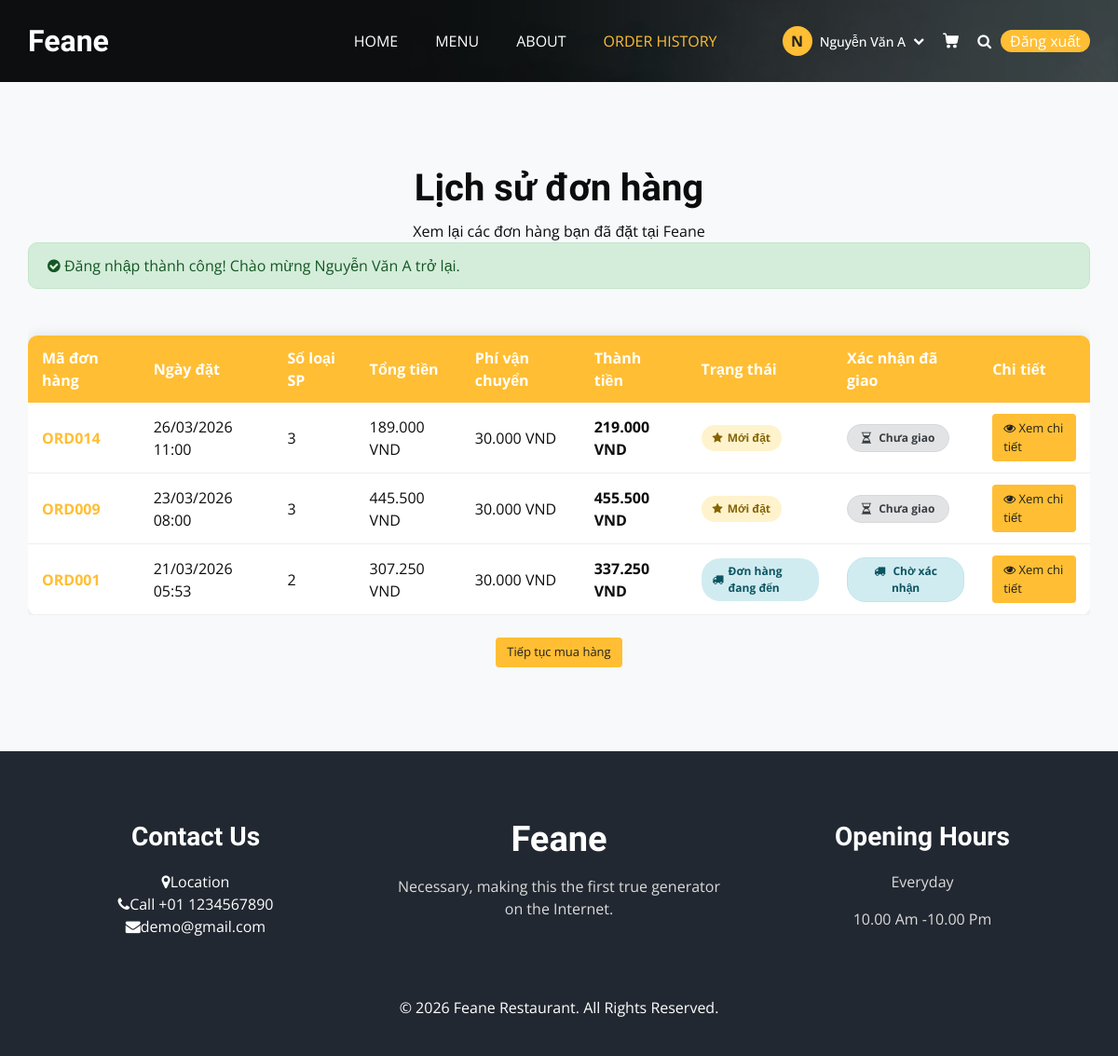
Before: /order_history.php (signed in) with the older database file.
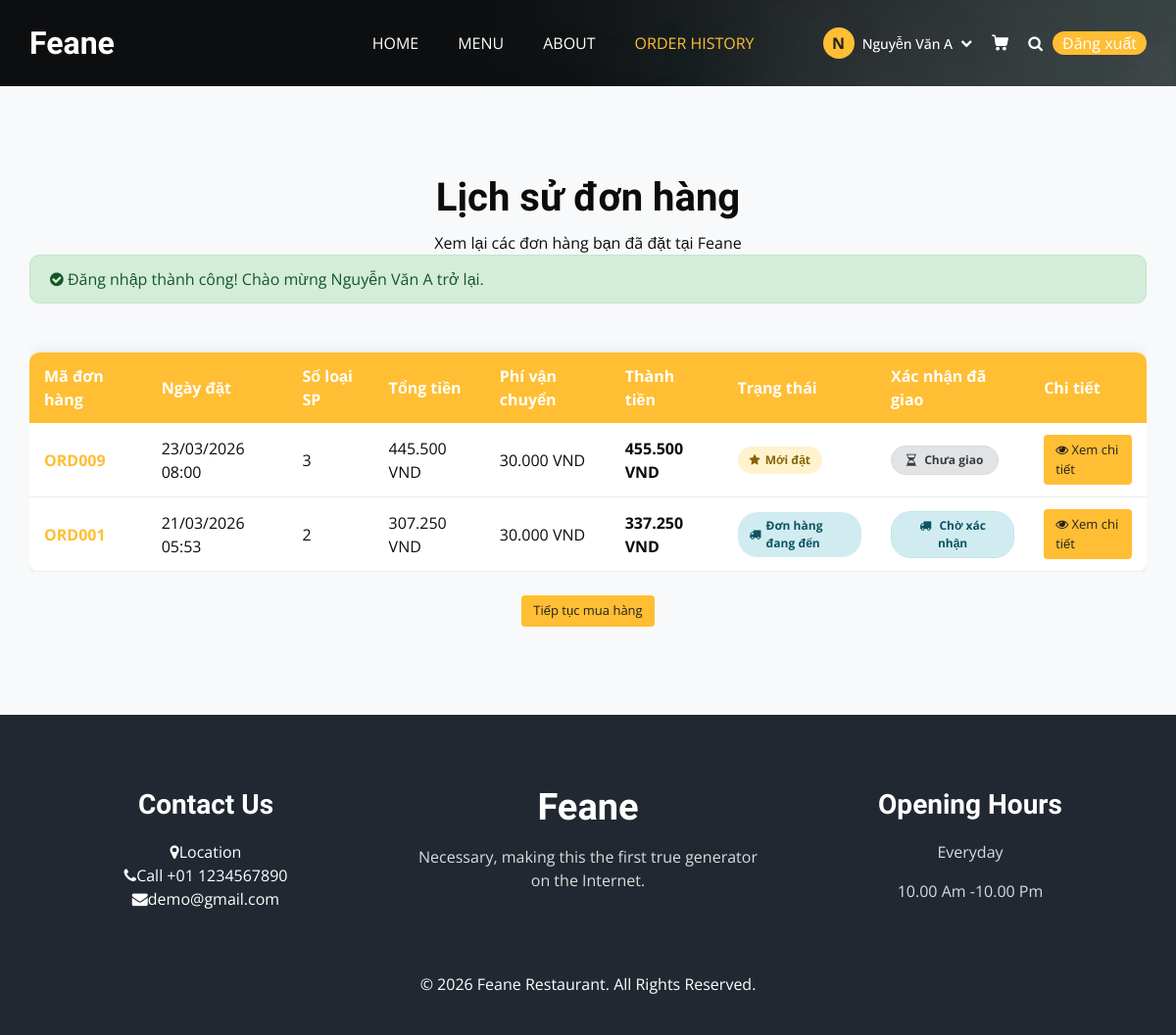
After: the same page with the newer database file.
### tables this page shows
CREATE TABLE `users` (
  `id` int(11) NOT NULL,
  `full_name` varchar(100) NOT NULL,
  `username` varchar(50) NOT NULL,
  `email` varchar(100) NOT NULL,
  `phone` varchar(20) DEFAULT NULL,
  `password` varchar(255) NOT NULL,
  `address` varchar(255) DEFAULT NULL,
  `birthday` date DEFAULT NULL,
  `register_date` date NOT NULL,
  `role` enum('admin','user') DEFAULT 'user',
  `status` enum('active','locked','inactive') DEFAULT 'active',
  `notes` text DEFAULT NULL,
  `avatar` varchar(255) DEFAULT NULL,
  `last_login` datetime DEFAULT NULL,
  `created_at` timestamp NOT NULL DEFAULT current_timestamp(),
  `updated_at` timestamp NOT NULL DEFAULT current_timestamp() ON UPDATE current_timestamp()
);

CREATE TABLE `orders` (
  `id` int(11) NOT NULL,
  `order_code` varchar(20) NOT NULL,
  `user_id` int(11) DEFAULT NULL,
  `customer_name` varchar(100) NOT NULL,
  `customer_phone` varchar(20) DEFAULT NULL,
  `customer_email` varchar(100) DEFAULT NULL,
  `customer_address` varchar(255) DEFAULT NULL,
  `order_date` date NOT NULL,
  `total_amount` decimal(10,2) NOT NULL,
  `shipping_fee` decimal(10,2) DEFAULT 0.00,
  `discount` decimal(10,2) DEFAULT 0.00,
  `final_amount` decimal(10,2) NOT NULL,
  `status` enum('pending','confirmed','shipped','cancelled') DEFAULT 'pending',
  `payment_method` varchar(50) DEFAULT NULL,
  `notes` text DEFAULT NULL,
  `created_at` timestamp NOT NULL DEFAULT current_timestamp(),
  `updated_at` timestamp NOT NULL DEFAULT current_timestamp() ON UPDATE current_timestamp()
);

### order_history.php (the view, shortened to what this page needs)
<?php
require_once 'includes/db_connection.php';
$user_id = $_SESSION['user_id'];
$success_message = '';
if (isset($_SESSION['success'])) {
    $success_message = $_SESSION['success'];
}
$user_info = null;
try {
    $stmt = $pdo->prepare("SELECT id, username, full_name, email FROM users WHERE id = ?");
    $stmt->execute([$user_id]);
    $user_info = $stmt->fetch(PDO::FETCH_ASSOC);
} catch (PDOException $e) {
}
$page = isset($_GET['page']) ? (int)$_GET['page'] : 1;
$limit = 10;
$offset = ($page - 1) * $limit;
$sql = "
    SELECT o.*,
           (SELECT COUNT(*) FROM order_details WHERE order_id = o.id) as item_count
    FROM orders o
    WHERE o.user_id = ?
    ORDER BY o.created_at DESC
    LIMIT ? OFFSET ?
";
$stmt = $pdo->prepare($sql);
$stmt->bindValue(1, $user_id, PDO::PARAM_INT);
$stmt->bindValue(2, $limit, PDO::PARAM_INT);
$stmt->bindValue(3, $offset, PDO::PARAM_INT);
$stmt->execute();
$orders = $stmt->fetchAll(PDO::FETCH_ASSOC);
function formatCurrency($amount) {
    return number_format($amount, 0, ',', '.') . ' VND';
}
function formatDate($date) {
    return date('d/m/Y H:i', strtotime($date));
}
function getStatusInfo($status) {
    $statuses = [
        'new' => ['class' => 'status-new', 'text' => 'Mới đặt', 'icon' => 'fa-star'],
        'confirmed' => ['class' => 'status-confirmed', 'text' => 'Đang chuẩn bị', 'icon' => 'fa-refresh'],
        'shipped' => ['class' => 'status-shipped', 'text' => 'Đơn hàng đang đến', 'icon' => 'fa-truck'],
        'delivered' => ['class' => 'status-delivered', 'text' => 'Đã giao hàng', 'icon' => 'fa-check-circle'],
        'cancelled' => ['class' => 'status-cancelled', 'text' => 'Đã hủy', 'icon' => 'fa-ban']
    ];
    return $statuses[$status] ?? ['class' => 'status-new', 'text' => 'Mới đặt', 'icon' => 'fa-star'];
}
function getConfirmationStatus($status, $order_id) {
    if ($status == 'shipped') {
        return '<span class="confirmation-status waiting"><i class="fa fa-truck"></i> Chờ xác nhận</span>';
    }
    return '<span class="confirmation-status not-available"><i class="fa fa-hourglass-half"></i> Chưa giao</span>';
}
?>
<!DOCTYPE html>
<html lang="vi">
<head>
    <link rel="stylesheet" type="text/css" href="css/bootstrap.css" />
    <link href="css/font-awesome.min.css" rel="stylesheet" />
    <link href="css/style.css" rel="stylesheet" />
    <link href="css/responsive.css" rel="stylesheet" />
</head>
<body class="sub_page">
<div class="hero_area">
    <div class="bg-box"><img src="images/hero-bg.jpg" alt=""></div>
    <header class="header_section">
        <div class="container">
            <nav class="navbar navbar-expand-lg custom_nav-container">
                <a class="navbar-brand" href="index.php"><span>Feane</span></a>
                <div class="collapse navbar-collapse" id="navbarSupportedContent">
                    <ul class="navbar-nav mx-auto">
                        <li class="nav-item"><a class="nav-link" href="index.php">HOME</a></li>
                        <li class="nav-item"><a class="nav-link" href="menu.php">MENU</a></li>
                        <li class="nav-item"><a class="nav-link" href="about.php">ABOUT</a></li>
                        <li class="nav-item active"><a class="nav-link" href="order_history.php">ORDER HISTORY</a></li>
                    </ul>
                    <div class="user_option">
                        <?php if (isset($_SESSION['user_id']) && $user_info): ?>
                            <div class="user-dropdown">
                                <button class="user-dropdown-btn" id="userDropdownBtn">
                                    <div class="user-icon"><?= strtoupper(substr($user_info['full_name'] ?? $user_info['username'], 0, 1)) ?></div>
                                    <span class="user-name"><?= htmlspecialchars($user_info['full_name'] ?: $user_info['username']) ?></span>
                                    <i class="fa fa-chevron-down" style="color: white; font-size: 12px;"></i>
                                </button>
                            </div>
                        <?php else: ?>
                            <a href="user/login.php" class="user_link"><i class="fa fa-user"></i></a>
                        <?php endif; ?>
                        <a class="cart_link" href="cart.php">
                        </a>
                        <a href="search.php" class="btn nav_search-btn"><i class="fa fa-search"></i></a>
                        <div class="order_online"><a href="user/logout.php" style="color: white;">Đăng xuất</a></div>
                    </div>
                </div>
            </nav>
        </div>
    </header>
</div>
<section class="food_section layout_padding">
    <div class="container">
        <div class="heading_container heading_center">
            <h2>Lịch sử đơn hàng</h2>
            <p>Xem lại các đơn hàng bạn đã đặt tại Feane</p>
        </div>
        <?php if ($success_message): ?>
        <div class="alert alert-success alert-custom" role="alert">
            <i class="fa fa-check-circle"></i> <?= htmlspecialchars($success_message) ?>
        </div>
        <?php endif; ?>
        <div class="order-history-container">
            <?php if (empty($orders)): ?>
                <div class="empty-order">
                    <i class="fa fa-shopping-basket"></i>
                    <h3>Bạn chưa có đơn hàng nào</h3>
                    <p>Hãy đặt món ngay để trải nghiệm ẩm thực tuyệt vời tại Feane!</p>
                    <a href="menu.php" class="btn-view" style="margin-top: 20px;">Xem thực đơn</a>
                </div>
            <?php else: ?>
                <div class="table-responsive">
                    <table class="order-table">
                        <thead>
                            <tr>
                                <th>Mã đơn hàng</th>
                                <th>Ngày đặt</th>
                                <th>Số loại SP</th>
                                <th>Tổng tiền</th>
                                <th>Phí vận chuyển</th>
                                <th>Thành tiền</th>
                                <th>Trạng thái</th>
                                <th>Xác nhận đã giao</th>
                                <th>Chi tiết</th>
                            </thead>
                        <tbody>
                            <?php foreach ($orders as $order):
                                $status_info = getStatusInfo($order['status']);
                                $final_amount = $order['final_amount'] ?? ($order['total_amount'] + ($order['shipping_fee'] ?? 0));
                            ?>
                             <tr>
                                 <td><a href="order_detail.php?id=<?= $order['id'] ?>" class="order-id-link"><?= htmlspecialchars($order['order_code'] ?? '#' . $order['id']) ?></a></td>
                                 <td><?= formatDate($order['created_at']) ?></td>
                                 <td><?= $order['item_count'] ?? 0 ?></td>
                                 <td><?= formatCurrency($order['total_amount']) ?></td>
                                 <td><?= formatCurrency($order['shipping_fee'] ?? 0) ?></td>
                                 <td><strong><?= formatCurrency($final_amount) ?></strong></td>
                                 <td>
                                    <span class="status <?= $status_info['class'] ?>">
                                        <i class="fa <?= $status_info['icon'] ?>"></i>
                                        <?= $status_info['text'] ?>
                                    </span>
                                 </td>
                                 <td>
                                    <?= getConfirmationStatus($order['status'], $order['id']) ?>
                                 </td>
                                 <td>
                                    <a href="order_detail.php?id=<?= $order['id'] ?>" class="btn-view">
                                        <i class="fa fa-eye"></i> Xem chi tiết
                                    </a>
                                 </td>
                             </tr>
                            <?php endforeach; ?>
                        </tbody>
                    </table>
                </div>
                <div class="text-center mt-4">
                    <a href="menu.php" class="btn-view">Tiếp tục mua hàng</a>
                </div>
            <?php endif; ?>
        </div>
    </div>
</section>
<footer class="footer_section">
    <div class="container">
        <div class="row">
            <div class="col-md-4 footer-col">
                <div class="footer_contact">
                    <h4>Contact Us</h4>
                    <div class="contact_link_box">
                        <div><i class="fa fa-map-marker"></i><span>Location</span></div>
                        <div><i class="fa fa-phone"></i><span>Call +01 1234567890</span></div>
                        <div><i class="fa fa-envelope"></i><span>demo@gmail.com</span></div>
                    </div>
                </div>
            </div>
            <div class="col-md-4 footer-col">
                <div class="footer_detail">
                    <a href="" class="footer-logo">Feane</a>
                    <p>Necessary, making this the first true generator on the Internet.</p>
                </div>
            </div>
            <div class="col-md-4 footer-col">
                <h4>Opening Hours</h4>
                <p>Everyday</p>
                <p>10.00 Am -10.00 Pm</p>
            </div>
        </div>
        <div class="footer-info">
            <p>&copy; <span id="displayYear"></span> Feane Restaurant. All Rights Reserved.</p>
        </div>
    </div>
</footer>
</body>
</html>

### css/style.css (style rules this page uses)
body { font-family: "Open Sans", sans-serif; color: #0c0c0c; background-color: #ffffff; overflow-x: hidden; }
.layout_padding { padding: 90px 0; }
h1, h2 { font-family: 'Dancing Script', cursive; }
.heading_container { display: -webkit-box; display: -ms-flexbox; display: flex; -webkit-box-orient: vertical; -webkit-box-direction: normal; -ms-flex-direction: column; flex-direction: column; -webkit-box-align: start; -ms-flex-align: start; align-items: flex-start; }
.heading_container h2 { position: relative; margin-bottom: 0; font-size: 2.5rem; font-weight: bold; }
.heading_container p { margin-top: 10px; margin-bottom: 0; }
.heading_container.heading_center { -webkit-box-align: center; -ms-flex-align: center; align-items: center; text-align: center; }
a, a:hover, a:focus { text-decoration: none; }
.btn, .btn:focus { outline: none !important; -webkit-box-shadow: none; box-shadow: none; }
.hero_area { position: relative; min-height: 100vh; display: -webkit-box; display: -ms-flexbox; display: flex; -webkit-box-orient: vertical; -webkit-box-direction: normal; -ms-flex-direction: column; flex-direction: column; }
.bg-box { position: absolute; top: 0; left: 0; width: 100%; height: 100%; }
.bg-box img { width: 100%; height: 100%; -o-object-fit: cover; object-fit: cover; }
.sub_page .hero_area { min-height: auto; }
.sub_page .hero_area .bg-box { position: absolute; top: 0; left: 0; width: 100%; height: 100%; }
.sub_page .hero_area .bg-box img { width: 100%; height: 100%; -o-object-fit: cover; object-fit: cover; -o-object-position: right top; object-position: right top; }
.header_section { padding: 15px 0; }
.navbar-brand { font-family: 'Dancing Script', cursive; }
.navbar-brand span { font-weight: bold; font-size: 32px; color: #ffffff; }
.custom_nav-container { padding: 0; }
.custom_nav-container .navbar-nav { padding-left: 18%; }
.custom_nav-container .navbar-nav .nav-item .nav-link { padding: 5px 20px; color: #ffffff; text-align: center; text-transform: uppercase; border-radius: 5px; -webkit-transition: all 0.3s; transition: all 0.3s; }
.custom_nav-container .navbar-nav .nav-item:hover .nav-link, .custom_nav-container .navbar-nav .nav-item.active .nav-link { color: #ffbe33; }
.custom_nav-container .nav_search-btn { width: auto; height: auto; padding: 0; border: none; color: #ffffff; margin: 0 10px; }
.user_option { display: -webkit-box; display: -ms-flexbox; display: flex; -webkit-box-align: center; -ms-flex-align: center; align-items: center; }
.user_option a { margin: 0 10px; }
.user_option .cart_link { display: -webkit-box; display: -ms-flexbox; display: flex; -webkit-box-pack: center; -ms-flex-pack: center; justify-content: center; -webkit-box-align: center; -ms-flex-align: center; align-items: center; }
.user_option .cart_link svg { width: 17px; height: auto; fill: #ffffff; margin-bottom: 2px; }
.user_option .order_online { display: inline-block; padding: -1px 30px; background-color: #ffbe33; color: #ffffff; border-radius: 45px; -webkit-transition: all 0.3s; transition: all 0.3s; border: none; }
.footer_section { background-color: #222831; color: #ffffff; padding: 75px 0 40px 0; text-align: center; }
.footer_section h4 { font-size: 28px; }
.footer_section h4, .footer_section .footer-logo { font-weight: 600; margin-bottom: 20px; font-family: 'Dancing Script', cursive; }
.footer_section p { color: #dbdbdb; }
.footer_section .footer-col { margin-bottom: 30px; }
.footer_section .footer_contact .contact_link_box { display: -webkit-box; display: -ms-flexbox; display: flex; -webkit-box-orient: vertical; -webkit-box-direction: normal; -ms-flex-direction: column; flex-direction: column; }
.footer_section .footer-logo { display: block; font-weight: bold; font-size: 38px; line-height: 1; color: #ffffff; }
.footer_section .footer-info { text-align: center; margin-top: 25px; }
.footer_section .footer-info p { color: #ffffff; margin: 0; }

### css/responsive.css (style rules this page uses)
@media (min-width: 1200px) { .container { max-width: 1170px; } }

Changed rows visible on the page:
removed orders: order_code "ORD014", created_at "26/03/2026 11:00", item_count "3", total_amount "189.000 VND", shipping_fee "30.000 VND", final_amount "219.000 VND", status "Mới đặt"
